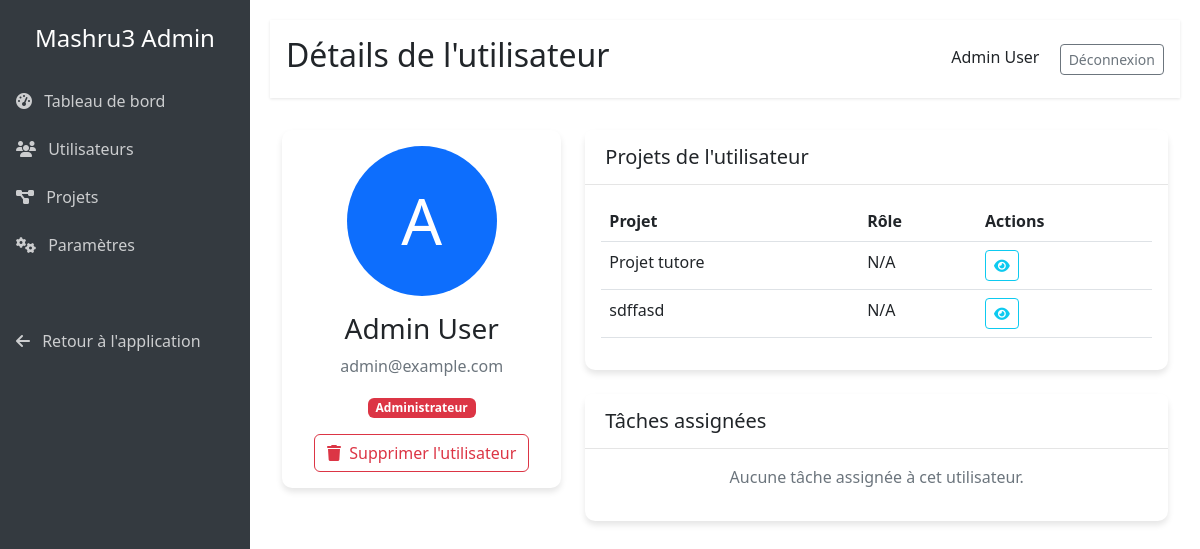
The page /admin/user/1 (signed in) on the database its author committed.
### app.py (models this page shows)
class User(db.Model):
    user_id = db.Column(db.Integer, primary_key=True)
    name = db.Column(db.String(255), nullable=False)
    image = db.Column(db.String(255))
    password = db.Column(db.String(255), nullable=False)
    email = db.Column(db.String(255), unique=True, nullable=False)
    is_admin = db.Column(db.Boolean, default=False)
    created_at = db.Column(db.DATE, server_default=db.func.current_date())  # Add created_at field

class Project(db.Model):
    project_id = db.Column(db.Integer, primary_key=True)
    name = db.Column(db.String(255), nullable=False)
    description = db.Column(db.Text)
    image = db.Column(db.String(255))
    start_date = db.Column(db.DATE, nullable=True)
    end_date = db.Column(db.DATE, nullable=True)
    finished_date = db.Column(db.DATE, nullable=True)
    created_at = db.Column(db.DATE, server_default=db.func.current_date())

### app.py (the view)
@app.route('/admin/user/<int:user_id>', methods=['GET'])
def admin_user_details(user_id):
    if 'user_id' not in session:
        return redirect(url_for('connexion'))
    current_user = db.session.get(User, session['user_id'])
    if not current_user or not current_user.is_admin:
        return redirect(url_for('dashboard'))
    user = db.session.get(User, user_id)
    user_projects = db.session.query(Project).join(Participate).filter(
        Participate.user_id == user_id
    ).all()
    user_tasks = db.session.query(Task).join(Assigned).filter(
        Assigned.user_id == user_id
    ).all()
    return render_template('admin/user_details.html', user=user, projects=user_projects, tasks=user_tasks)

### app.py (called while the page is built)
@app.context_processor
def inject_quote():
    return {'quote': random.choice(COLLABORATION_QUOTES) if 'COLLABORATION_QUOTES' in globals() else None}

@app.context_processor
def inject_user_data():
    if 'user_id' in session:
        user = db.session.get(User, session['user_id'])
        if user:
            return {
                'user_first_name': user.name,
                'user_image': user.image,
                'is_admin': user.is_admin  # Add admin status here
            }
    return {'user_first_name': None, 'user_image': None, 'is_admin': False}

@app.context_processor
def inject_notifications_data():
    if 'user_id' in session:
        unread_count = Notification.query.filter_by(
            recipient_id=session['user_id'],
            is_read=False
        ).count()
        return {'notification_count': unread_count}
    return {'notification_count': 0}

### templates/admin/user_details.html (shortened to what this page needs)
{% extends 'admin/base.html' %}
{% block page_title %}Détails de l'utilisateur{% endblock %}
{% block content %}
<div class="container-fluid">
    <div class="row">
        <div class="col-md-4">
            <div class="card">
                <div class="card-body text-center">
                    {% if user.image %}
                    <img src="{{ user.image }}" alt="{{ user.name }}" class="rounded-circle mb-3" style="width: 150px; height: 150px; object-fit: cover;">
                    {% else %}
                    <div class="avatar rounded-circle bg-primary text-white d-flex align-items-center justify-content-center mx-auto mb-3" style="width: 150px; height: 150px; font-size: 4rem;">
                        {{ user.name[0] }}
                    </div>
                    {% endif %}
                    <h3>{{ user.name }}</h3>
                    <p class="text-muted">{{ user.email }}</p>
                    <p>
                        {% if user.is_admin %}
                        <span class="badge bg-danger">Administrateur</span>
                        {% else %}
                        <span class="badge bg-secondary">Utilisateur</span>
                        {% endif %}
                    </p>
                    <button class="btn btn-outline-danger" id="deleteUserBtn" data-user-id="{{ user.user_id }}" data-user-name="{{ user.name }}">
                        <i class="fas fa-trash me-1"></i> Supprimer l'utilisateur
                    </button>
                </div>
            </div>
        </div>
        <div class="col-md-8">
            <div class="card mb-4">
                <div class="card-header">
                    <h5 class="mb-0">Projets de l'utilisateur</h5>
                </div>
                <div class="card-body">
                    {% if projects %}
                    <div class="table-responsive">
                        <table class="table table-hover">
                            <thead>
                                <tr>
                                    <th>Projet</th>
                                    <th>Rôle</th>
                                    <th>Actions</th>
                                </tr>
                            </thead>
                            <tbody>
                                {% for project in projects %}
                                <tr>
                                    <td>{{ project.name }}</td>
                                    <td>
                                        {% set participate = participations[project.project_id] if participations is defined else None %}
                                        {{ participate.role if participate else 'N/A' }}
                                    </td>
                                    <td>
                                        <a href="{{ url_for('project_detail', project_id=project.project_id) }}" class="btn btn-sm btn-outline-info">
                                            <i class="fas fa-eye"></i>
                                        </a>
                                    </td>
                                </tr>
                                {% endfor %}
                            </tbody>
                        </table>
                    </div>
                    {% else %}
                    <p class="text-muted text-center">Cet utilisateur ne participe à aucun projet.</p>
                    {% endif %}
                </div>
            </div>
            <div class="card">
                <div class="card-header">
                    <h5 class="mb-0">Tâches assignées</h5>
                </div>
                <div class="card-body">
                    {% if tasks %}
                    <div class="table-responsive">
                        <table class="table table-hover">
                            <thead>
                                <tr>
                                    <th>Tâche</th>
                                    <th>Projet</th>
                                    <th>Priorité</th>
                                    <th>Status</th>
                                </tr>
                            </thead>
                            <tbody>
                                {% for task in tasks %}
                                <tr>
                                    <td>{{ task.title }}</td>
                                    <td>
                                        {% set project = projects_map[task.project_id] if projects_map is defined else None %}
                                        {{ project.name if project else 'N/A' }}
                                    </td>
                                    <td>
                                        <span class="badge bg-{{ 'danger' if task.priority == 'high' else 'warning' if task.priority == 'medium' else 'info' }}">
                                            {{ task.priority }}
                                        </span>
                                    </td>
                                    <td>
                                        <span class="badge bg-{{ 'success' if task.status == 'DONE' else 'primary' if task.status == 'IN_PROGRESS' else 'secondary' }}">
                                            {{ task.status }}
                                        </span>
                                    </td>
                                </tr>
                                {% endfor %}
                            </tbody>
                        </table>
                    </div>
                    {% else %}
                    <p class="text-muted text-center">Aucune tâche assignée à cet utilisateur.</p>
                    {% endif %}
                </div>
            </div>
        </div>
    </div>
</div>
{% endblock %}

### templates/admin/base.html (shortened to what this page needs)
<!DOCTYPE html>
<html lang="fr">
<head>
    <link href="https://cdn.jsdelivr.net/npm/bootstrap@5.2.3/dist/css/bootstrap.min.css" rel="stylesheet">
    <link rel="stylesheet" href="https://cdnjs.cloudflare.com/ajax/libs/font-awesome/6.4.0/css/all.min.css">
</head>
<body>
    <div class="sidebar">
        <div class="d-flex align-items-center justify-content-center py-4">
            <h4 class="m-0">Mashru3 Admin</h4>
        </div>
        <ul class="nav flex-column">
            <li class="nav-item">
                <a href="{{ url_for('admin_dashboard') }}" class="nav-link {% if request.path == url_for('admin_dashboard') %}active{% endif %}">
                    <i class="fas fa-tachometer-alt me-2"></i> Tableau de bord
                </a>
            </li>
            <li class="nav-item">
                <a href="{{ url_for('admin_users') }}" class="nav-link {% if request.path == url_for('admin_users') %}active{% endif %}">
                    <i class="fas fa-users me-2"></i> Utilisateurs
                </a>
            </li>
            <li class="nav-item">
                <a href="{{ url_for('admin_projects') }}" class="nav-link {% if request.path == url_for('admin_projects') %}active{% endif %}">
                    <i class="fas fa-project-diagram me-2"></i> Projets
                </a>
            </li>
            <li class="nav-item">
                <a href="{{ url_for('admin_settings') }}" class="nav-link {% if request.path == url_for('admin_settings') %}active{% endif %}">
                    <i class="fas fa-cogs me-2"></i> Paramètres
                </a>
            </li>
            <li class="nav-item mt-5">
                <a href="{{ url_for('dashboard') }}" class="nav-link">
                    <i class="fas fa-arrow-left me-2"></i> Retour à l'application
                </a>
            </li>
        </ul>
    </div>
    <div class="main-content">
        <div class="header">
            <div class="d-flex justify-content-between align-items-center">
                <h2>{% block page_title %}Administration{% endblock %}</h2>
                <div>
                    <span class="me-3">{{ user_first_name }}</span>
                    <form action="{{ url_for('deconnexion') }}" method="POST" style="display: inline;">
                        <button type="submit" class="btn btn-outline-secondary btn-sm">Déconnexion</button>
                    </form>
                </div>
            </div>
        </div>
        <div class="content">
            {% block content %}{% endblock %}
        </div>
    </div>
</body>
</html>

### templates/admin/base.html (style rules this page uses)
:root { --primary: #4262e2; --secondary: #6c757d; --success: #28a745; --danger: #dc3545; --warning: #ffc107; --info: #17a2b8; --light: #f8f9fa; --dark: #343a40; --sidebar-width: 250px; }
body { min-height: 100vh; display: flex; }
.sidebar { width: var(--sidebar-width); background-color: var(--dark); color: white; min-height: 100vh; position: fixed; top: 0; left: 0; z-index: 1000; }
.sidebar .nav-link { color: rgba(255, 255, 255, 0.75); padding: 0.75rem 1rem; transition: all 0.2s ease; }
.main-content { width: calc(100% - var(--sidebar-width)); margin-left: var(--sidebar-width); padding: 20px; }
.header { background-color: white; box-shadow: 0 1px 3px rgba(0,0,0,0.1); padding: 1rem; margin-bottom: 2rem; }
.card { border: none; border-radius: 10px; box-shadow: 0 4px 6px rgba(0, 0, 0, 0.1); margin-bottom: 20px; }
.card-header { background-color: white; border-bottom: 1px solid rgba(0,0,0,0.1); font-weight: bold; padding: 15px 20px; }

### rows shown on the page
User: name "Admin User", name "A", email "admin@example.com"
Project: name "Projet tutore", role "N/A"
Project: name "sdffasd", role "N/A"
